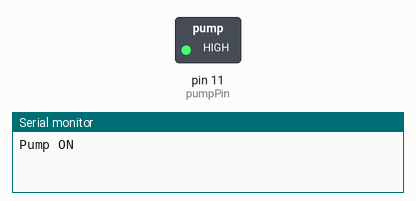
The sketch below on a simulated Arduino Uno, built with avr-gcc and run on an emulated ATmega328P. Parts: switched loads named in the sketch (green lamp = pin HIGH), the last lines printed to the serial monitor.

Above: at 2.5 s.
At 6.5 s:
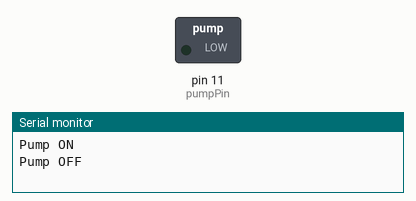
Timing chart, 0 to 10.4 s (numbered marks = the images above):
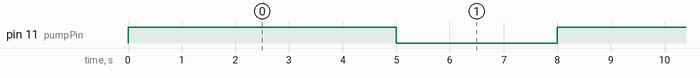

Measured:
- by itself, pin 11 (pumpPin): alternates HIGH for 5.0 s and LOW for 3.0 s

The sketch:

simple_pump_MOS.ino
```cpp
/*************
 * (Jan23) basic use of pump & MOS module
 * pay attention to the Line Connection:
 * {smaller}'+'->I/O,{larger}'+'->5V,{both}'-'->GND
 *************/

const int pumpPin = 11; //pump attaches to digital 11

void setup() {
  pinMode(pumpPin, OUTPUT);
  Serial.begin(9600); //later change (9600?)
}

void loop() {
  digitalWrite(pumpPin, HIGH); //turn on pump
  Serial.println("Pump ON");
  delay(5000);
  digitalWrite(pumpPin, LOW); //turn off pump
  Serial.println("Pump OFF");
  delay(3000);
}
```
